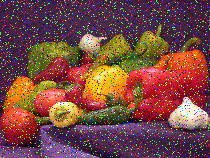
#> input picture rgb_images.jpg, 210 x 158 px
$ python adaptive_filter_rgb.py rgb_images.jpg
#> lines starting #> are read from the running program, lines starting #| are printed output that depends on the picture
from PIL import Image
from PIL.Image import core as _imaging
import os
import sys
import time
import numpy as np


def create_populate_window(x, y, window, image_array):
    ax = x
    ay = y

    W = 2 * window + 1
    vlength = W * W

    """Creating the window"""
    filter_window = np.array(np.zeros((W, W)))
    target_vector = np.array(np.zeros(vlength))

    image_array = np.pad(image_array, window, mode='constant')

    """populate window, sort, find median"""
    filter_window = image_array[ay:ay+(window*2)+1, ax:ax+(window*2)+1]
    target_vector = np.reshape(filter_window, ((vlength),))

    return filter_window, target_vector, vlength


def calc_median(target_array, array_length):
    sorted_array = np.sort(target_array)
    Zmed = sorted_array[int(array_length/2)]
    Zmin = sorted_array[0]
    Zmax = sorted_array[int(array_length-1)]
    return Zmin, Zmed, Zmax


def adaptive_median_filter(image_array, size, window):
    xlength, ylength = size
    print(xlength, ylength)
    print("1")

    # loop over image with specified window W for TODO:red stream
    for y in range(0, ylength):
        for x in range(0, xlength):
            window = min_window

            while (window <= max_window):
                """Creating and populating window"""
                filter_window, target_vector, vlength = create_populate_window(
                    x, y, window, image_array)

                """calculating the median for the window"""
                Zmin, Zmed, Zmax = calc_median(target_vector, vlength)
                # print("Zmin, Zmed, Zmax:", Zmin, Zmed, Zmax)
                A1 = int(Zmed) - int(Zmin)
                # print("A1", A1)
                A2 = int(Zmed) - int(Zmax)
                # print("A2", A2)
                if (A1 > 0 and A2 < 0):
                    B1 = int(image_array[y, x]) - int(Zmin)
                    B2 = int(image_array[y, x]) - int(Zmax)
                    if not(B1 > 0 and B2 < 0):
                        image_array[y, x] = Zmed
                        break
                    else:
                        break
                else:
                    # print("Window increased")
                    window += 1

    return np.reshape(image_array, (xlength*ylength,)).tolist()


def main(argv):

    global max_window, min_window
    min_window = 1
    max_window = 4
    window = 1

    filenames = ['rgb_images.jpg']
    for filename in filenames:
        infile = open(filename, "rb")
        inp_image = Image.open(infile)
#> inp_image is the input picture: PIL image 210x158 RGB; mean R, G, B 120.9, 72.5, 66.4

        print("Original image mode: ", inp_image.mode)
#| Original image mode:  RGB
        print("Original image size: ", inp_image.size)
#| Original image size:  (210, 158)
        inp_image.show()
        x, y = inp_image.size
#> x = 210; y = 158

        # Convert the PIL image object to a python sequence (list)
        input_sequence = inp_image.getdata()
        R, G, B = np.array(input_sequence.split())
        R = np.reshape(np.array(R), (y, x))
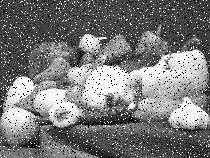
#> R: shape (158, 210) int64; min 0, max 255, mean 120.9
        G = np.reshape(np.array(G), (y, x))
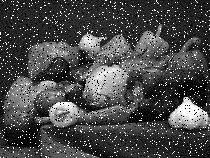
#> G: shape (158, 210) int64; min 0, max 255, mean 72.5
        B = np.reshape(np.array(B), (y, x))
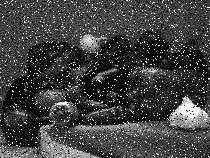
#> B: shape (158, 210) int64; min 0, max 255, mean 66.4

        OR = adaptive_median_filter(
            R, inp_image.size, window)
#> the loop in adaptive_median_filter, `for y in range(0, ylength):` made 158 passes
#> pass 1, in create_populate_window (call 4), `image_array = np.pad(image_array, window, mode='constant')`:
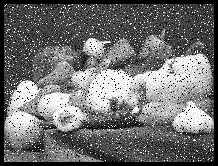
#> image_array: shape (166, 218) int64; min 0, max 255, mean 110.8
        OG = adaptive_median_filter(
            G, inp_image.size, window)
        OB = adaptive_median_filter(
            B, inp_image.size, window)
#> call 3 of adaptive_median_filter, with size = (210, 158), window = 1
#> the loop in adaptive_median_filter (call 3), `for y in range(0, ylength):` made 158 passes
#> pass 1, in create_populate_window (call 66430), `image_array = np.pad(image_array, window, mode='constant')`:
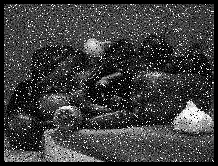
#> image_array: shape (166, 218) int64; min 0, max 255, mean 60.9
#> after the loop in adaptive_median_filter (call 3), `for y in range(0, ylength):`:
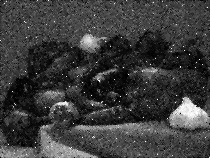
#> image_array: shape (158, 210) int64; min 0, max 254, mean 60.2

        try:
            OP_R = Image.new('L', inp_image.size, None)
#> OP_R: PIL image 210x158 L; every value is 0
            OP_R.putdata(OR)
            OP_R.show()
            print(OP_R)
#| <PIL.Image.Image image mode=L size=210x158 at 0x7FD39AF137D0>

            OP_G = Image.new('L', inp_image.size, None)
            OP_G.putdata(OG)
            OP_G.show()

            OP_B = Image.new('L', inp_image.size, None)
            OP_B.putdata(OB)
            OP_B.show()

            file, ext = os.path.splitext(filename)
            outfile = "new_adap_rgb_" + file + ext
            print(outfile)
            # quit()
            output_image = Image.merge('RGB', (OP_R, OP_G, OP_B))
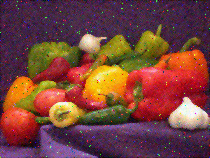
#> output_image: PIL image 210x158 RGB; mean R, G, B 120, 66.8, 60.2
            output_image.save(outfile, inp_image.format)
            print(output_image)
#| <PIL.Image.Image image mode=RGB size=210x158 at 0x7FD39AF13A50>
        except(IOError):
            print("Output file error:")

        quit()
#> (the program exits here)
